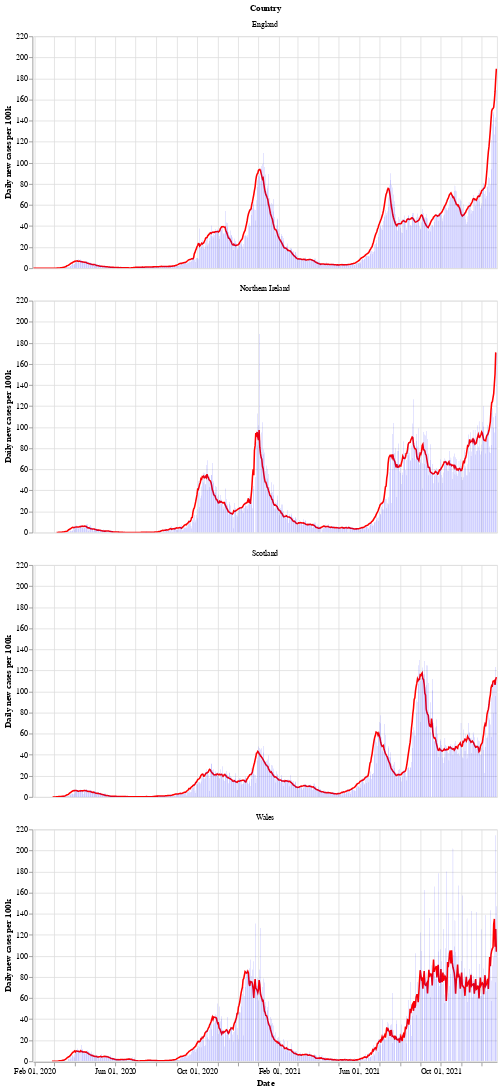

Notebook code for this chart:
### Markdown cell above
Next is a bar chart of the number of new cases in each country (per 100k population), with the 7 day moving average of cases. Again we see that Wales saw a longer period of raising and falling cases compared to the other countries.

After a period of cases falling, each nation is now seeing a rise in the number of cases - especially in Wales.

### Code cell
# collapse
bars = alt.Chart(uk_cases).mark_bar().encode(
    x=alt.X("yearmonthdate(date):T", axis=alt.Axis(title='Date')),
    y=alt.Y("newCasesRate:Q", axis=alt.Axis(title='Daily new cases per 100k')),
    tooltip='newCasesRate',
    color=alt.condition(
        alt.datum.dailyChange > 0,
        alt.value("orange"),  # The positive color
        alt.value("blue")  # The negative color
    )
).properties(title='New cases per 100k population with rolling 7 day average', width=600).interactive()
line = alt.Chart(uk_cases).mark_line(
    color='red',
    size=2,
).transform_window(
    rolling_mean='mean(newCasesRate)',
    frame=[0, 7],
    groupby=['areaName']
).encode(
    x='yearmonthdate(date):T',
    y='rolling_mean:Q'
)
alt.layer(line, bars, data=uk_cases).facet(alt.Row('areaName', title='Country'), columns=1)

### Figure 1 — Vega-Lite specification as saved in the notebook (floating-point values rounded to 4 significant figures; data arrays with more than 128 entries replaced by an {"elided": "..."} marker saying what was removed)
{"config": {"view": {"continuousWidth": 400, "continuousHeight": 300}}, "data": {"name": "data-6e2ed0518df6dffdaa93192b43e42387"}, "facet": {"type": "nominal", "field": "areaName", "title": "Country"}, "spec": {"layer": [{"mark": {"type": "line", "color": "red", "size": 2}, "encoding": {"x": {"type": "temporal", "field": "date", "timeUnit": "yearmonthdate"}, "y": {"type": "quantitative", "field": "rolling_mean"}}, "transform": [{"window": [{"op": "mean", "field": "newCasesRate", "as": "rolling_mean"}], "frame": [0, 7], "groupby": ["areaName"]}]}, {"mark": "bar", "encoding": {"color": {"condition": {"value": "orange", "test": "(datum.dailyChange > 0)"}, "value": "blue"}, "tooltip": {"type": "quantitative", "field": "newCasesRate"}, "x": {"type": "temporal", "axis": {"title": "Date"}, "field": "date", "timeUnit": "yearmonthdate"}, "y": {"type": "quantitative", "axis": {"title": "Daily new cases per 100k"}, "field": "newCasesRate"}}, "selection": {"selector002": {"type": "interval", "bind": "scales", "encodings": ["x", "y"]}}, "title": "New cases per 100k population with rolling 7 day average", "width": 600}]}, "columns": 1, "$schema": "https://vega.github.io/schema/vega-lite/v4.8.1.json", "datasets": {"data-6e2ed0518df6dffdaa93192b43e42387": {"elided": "2684 records"}}}
